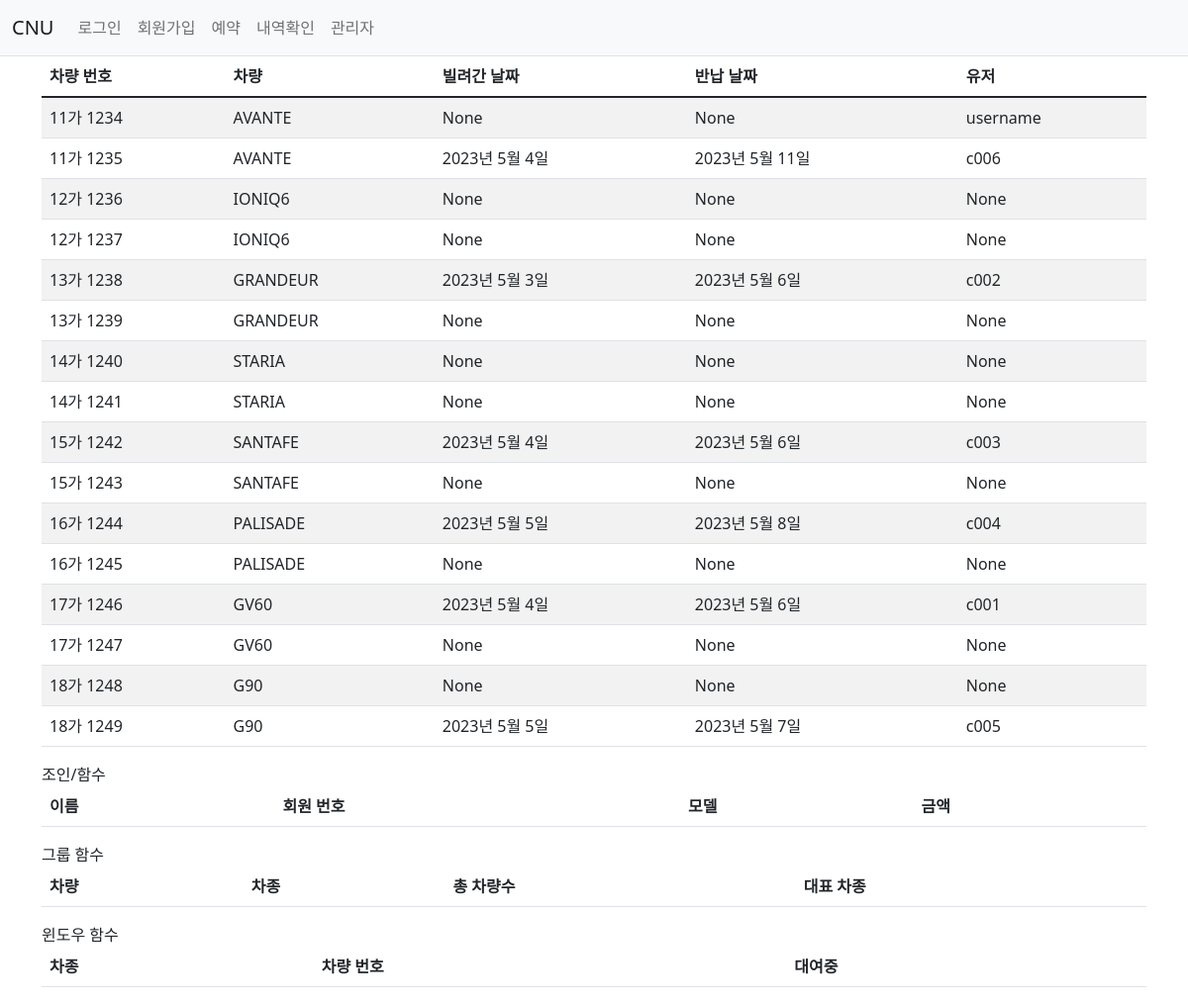
/users/admin/, run on an earlier commit of the app's database.
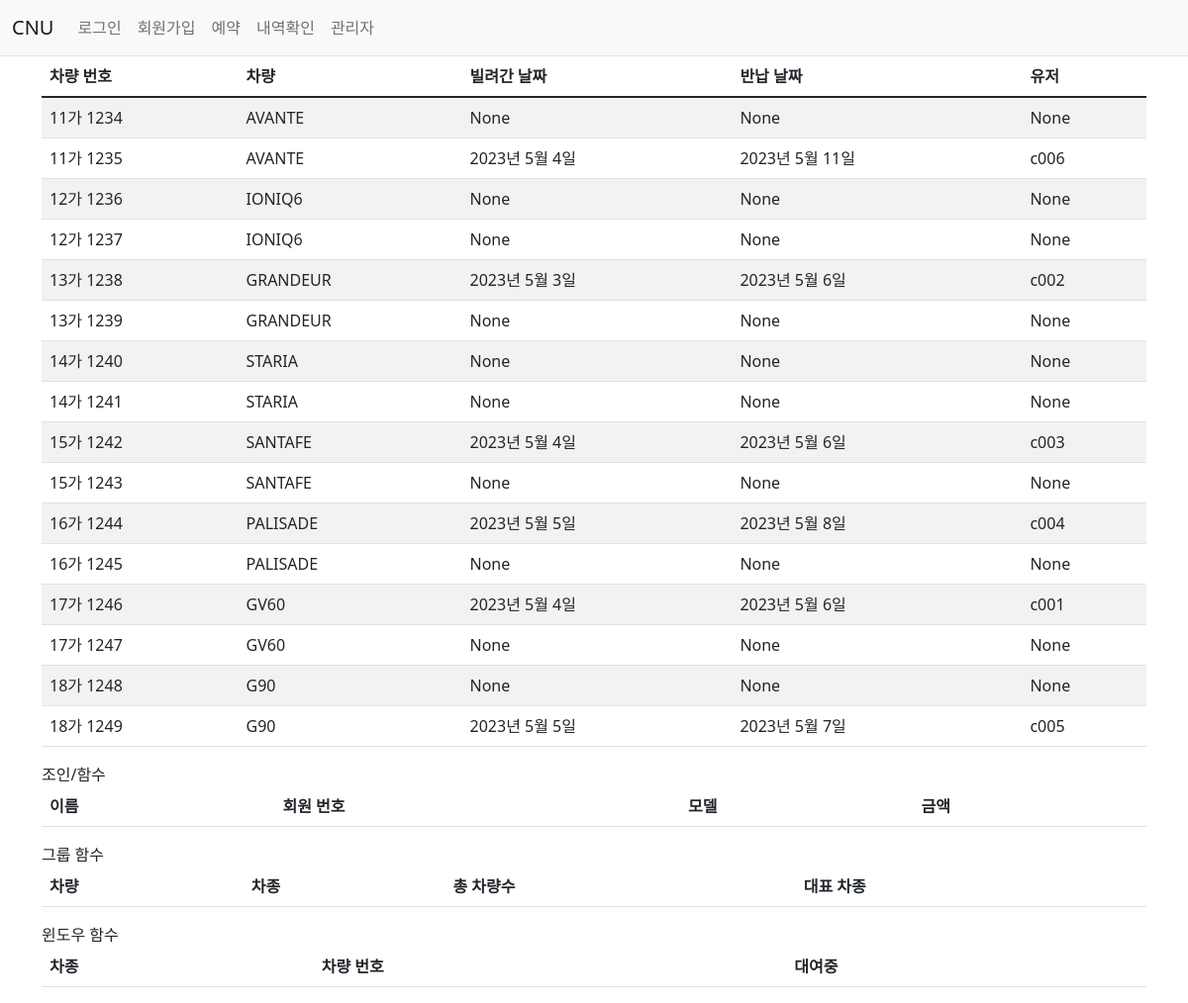
And on a later commit of the database.
### rentcar/models.py (models this page shows, shortened)
class RentCar(models.Model):
    licensePlateNo = models.CharField(max_length=20, primary_key=True)
    modelName = models.ForeignKey(CarModel, on_delete=models.CASCADE)
    dateRented = models.DateField(blank=True, null=True)
    dateDue = models.DateField(blank=True, null=True)
    cno = models.ForeignKey('users.User', on_delete=models.SET_NULL, blank=True, null=True)
    class Meta:
        ordering = ['licensePlateNo']

class CarModel(models.Model):
    modelName = models.CharField(max_length=100, primary_key=True)
    vehicleType = models.CharField(max_length=100)
    rentRatePerDay = models.IntegerField()
    fuel = models.CharField(max_length=100)
    number_of_seats = models.IntegerField()

### users/models.py (models this page shows, shortened)
class User(AbstractBaseUser):
    username = models.CharField(max_length=10, primary_key=True)  # cno
    name = models.CharField(max_length=100)
    email = models.EmailField(max_length=150, unique=True, )
    password = models.CharField(max_length=100)
    phone_number = models.CharField(max_length=20)
    is_active = models.BooleanField(default=True)
    is_staff = models.BooleanField(default=False)
    objects = UserManager()
    USERNAME_FIELD = 'username'
    REQUIRED_FIELDS = ['email', 'phone_number']
    def __str__(self):
        return self.username

### users/views.py (the view)
# urls.py: path('admin/', admin.site.urls),
def admin(request):
    car = CarModel.objects.all()
    current = RentCar.objects.all()
    prev = PreviousRental.objects.all()
    user = User.objects.all()
    context = {
        'current': current,
        'prev': prev,
        'user': user,
    }
    return render(request, 'users/admin.html', context)

### templates/users/admin.html (shortened to what this page needs)
{% extends "base.html" %}
{% block content %}
    <div class="container">
        <table class="table table-striped">
            <thead>
            <tr>
                <th><b>차량 번호</b></th>
                <th><b>차량</b></th>
                <th><b>빌려간 날짜</b></th>
                <th><b>반납 날짜</b></th>
                <th><b>유저</b></th>
            </tr>
            </thead>
            <tbody>
            {% for a in current %}
                <tr>
                    <td>{{ a.licensePlateNo }}</td>
                    <td>{{ a.modelName.modelName }}</td>
                    <td>{{ a.dateRented }}</td>
                    <td>{{ a.dateDue }}</td>
                    <td>{{ a.cno }}</td>
                </tr>
            {% endfor %}
            </tbody>
        </table>
        <label>조인/함수</label>
        <table class="table table-striped">
            <thead>
            <tr>
                <th><b>이름</b></th>
                <th><b>회원 번호</b></th>
                <th><b>모델</b></th>
                <th><b>금액</b></th>
            </tr>
            </thead>
        </table>
        <label>그룹 함수</label>
        <table class="table table-striped">
            <thead>
            <tr>
                <th><b>차량</b></th>
                <th><b>차종</b></th>
                <th><b>총 차량수</b></th>
                <th><b>대표 차종</b></th>
            </tr>
            </thead>
        </table>
        <label>윈도우 함수</label>
        <table class="table table-striped">
            <thead>
            <tr>
                <th><b>차종</b></th>
                <th><b>차량 번호</b></th>
                <th><b>대여중</b></th>
            </tr>
            </thead>
        </table>
    </div>
{% endblock %}

What changed in the data, as far as the page shows it:
changed RentCar "11가 1234": cno "username" → "None"
